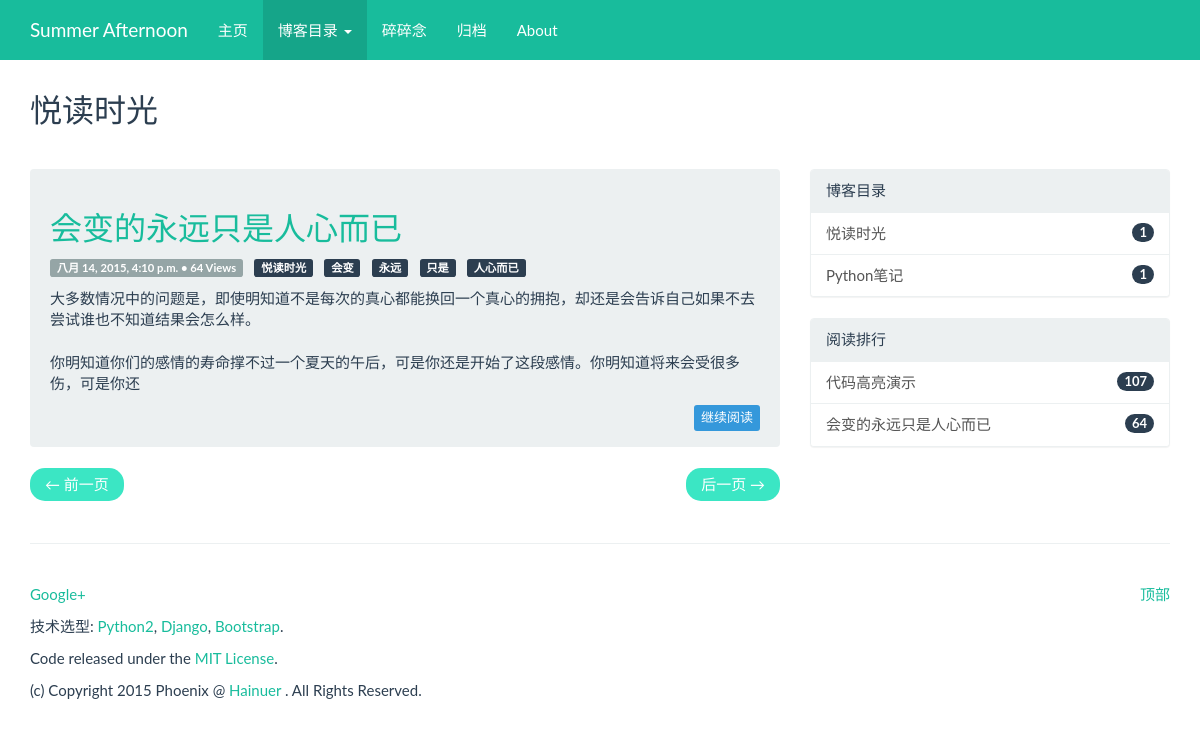
Screenshot of /duome/category/yue-du-shi-guang/ with the database file from the repository.
### duome/models.py (models this page shows, shortened)
class Category(models.Model):
    name = models.CharField(max_length=128, unique=True)
    simple_name = models.CharField(max_length=128, blank=True, unique=True)
    views = models.IntegerField(default=0)

class Article(models.Model):
    category = models.ForeignKey(Category)
    title    = models.CharField(max_length=256)
    tags     = models.CharField(max_length=128, blank=True, help_text='请使用空格将标签分隔开')
    content  = models.TextField(verbose_name = '')
    pub_date = models.DateTimeField(default=timezone.now)
    views    = models.IntegerField(default=0)
    breviary = models.TextField(max_length=128, blank=True, verbose_name='')
    uuid = models.CharField(max_length=36)
    def was_published_recently(self):
        return self.pub_date >= timezone.now() - datetime.timedelta(days=1)
    was_published_recently.admin_order_field = 'pub_date'
    was_published_recently.boolean = True
    was_published_recently.short_description = 'Published recently ?'

### duome/views.py (the view)
# urls.py: url(r'^category/(?P<simple_name>[\w\-]+)/$', views.category, name='category'),
def category(request, simple_name):
    categories = Category.objects.all()
    title = simple_name
    for idx in range(0, len(categories)):
        categories[idx].nums = len(Article.objects.filter(category=categories[idx]))
    top_articles = Article.objects.all().order_by('-views')[:10]
    ctx_dict = {
        'categories': categories,
        'activate_menu': '2',
        'top_articles': top_articles,
    }
    try:
        curt_category = Category.objects.get(simple_name=simple_name)
        if curt_category:
            articles = Article.objects.filter(category=curt_category).order_by('-pub_date')
            paginator = Paginator(articles, 5)
            page = request.GET.get('page')
            try:
                articles = paginator.page(page)
            except PageNotAnInteger:
                articles = paginator.page(1)
            except EmptyPage:
                articles = paginator.page(paginator.num_pages)
            articles = getTagsArticles(articles)
            ctx_dict['articles'] = articles
            ctx_dict['curt_category'] = curt_category
            title = curt_category.name
    except Category.DoesNotExist:
        pass
    ctx_dict['title'] = title
    return render(request, 'duome/category.html', ctx_dict)

### duome/views.py (called while the page is built)
def getTagsArticle(article):
    if len(article.tags) > 0:
        tag_li = []
        for tag in article.tags.split(' '):
            tag_li.append(tag)
        return tag_li

def getTagsArticles(articles):
    for idx in range(0, len(articles)):
        articles[idx].tag_li = getTagsArticle(articles[idx])
    return articles

### templates/duome/category.html (shortened to what this page needs)
{% extends 'duome_base.html' %}
{% block main_body %}
{% if curt_category %}
<div class="row">
	<div class="col-lg-12">
		<div class="page-header">
			<h2>{{ curt_category.name }}</h2>
		</div>
	</div>
</div>
<div class="row">
	<div class="col-lg-8">
		{% if articles %}
		{% for article in articles %}
		<div class="well">
			<h2><a href="{% url 'duome:post' article.uuid %}">{{ article.title }}</a></h2>
			<p>
				<span class="label label-default">{{ article.pub_date }} • {{ article.views }} Views</span> &nbsp;
				<a href="{% url 'duome:category' article.category.simple_name %}" class="label label-primary">{{ article.category.name }}</a> &nbsp;
				{% for tag in article.tag_li %}
				<a href="{% url 'duome:tag' tag %}" class="label label-primary">{{ tag }}</a> &nbsp;
				{% endfor %}
			</p>
			<p>{{ article.breviary | safe }}</p>
			<p><a href="{% url 'duome:post' article.uuid %}" class="btn btn-xs btn-info pull-right">继续阅读</a></p>
			<br />
		</div>
		{% endfor %}
		{% else %}
		<div class="well">
			<h4>对不起, 当前目录下没有发布过博客. 请前往管理中心添加吧!</h4>
		</div>
		{% endif %}
		<div>
			<ul class="pager">
				{% if articles.has_previous %}
				<li class="previous"><a href="{% url 'duome:category' curt_category.simple_name %}?page={{ articles.previous_page_number }}">← 前一页</a></li>
				{% else %}
				<li class="previous disabled"><a href="#">← 前一页</a></li>
				{% endif %}
				{% if articles.has_next %}
				<li class="next"><a href="{% url 'duome:category' curt_category.simple_name %}?page={{ articles.next_page_number }}">后一页 →</a></li>
				{% else %}
				<li class="next disabled"><a href="#">后一页 →</a></li>
				{% endif %}
			</ul>
		</div>
	</div>
	<div class="col-lg-4">
		<div class="panel panel-default">
  			<div class="panel-heading">博客目录</div>
			<div class="list-group">
				{% if categories %}
				{% for category in categories %}
				<a href="{% url 'duome:category' category.simple_name %}" class="list-group-item">
					<span class="badge">{{ category.nums }}</span>
					{{ category.name }}
				</a>
				{% endfor %}
				{% else %}
				<a href="#" class="list-group-item">
					<span class="badge">0</span>
					<h4 class="list-group-item-heading">对不起, 博客目录为空. 请前往管理中心添加吧!</h4>
					<p class="list-group-item-text">Soory, There isn't Blog can load.</p>
				</a>
				{% endif %}
			</div>
		</div>
		<div class="panel panel-default">
  			<div class="panel-heading">阅读排行</div>
			<div class="list-group">
				{% if top_articles %}
				{% for article in top_articles %}
				<a href="{% url 'duome:post' article.uuid %}" class="list-group-item">
					<span class="badge">{{ article.views }}</span>
					{{ article.title }}
				</a>
				{% endfor %}
				{% else %}
				<a href="#" class="list-group-item">
					<span class="badge">0</span>
					<h4 class="list-group-item-heading">对不起, 当前站点还没有发布过博客. 请前往管理中心添加吧!</h4>
					<p class="list-group-item-text">Soory, There isn't Blog can load.</p>
				</a>
				{% endif %}
			</div>
		</div>
	</div>
</div>
{% endif %}
{% endblock %}

### rows the page displays
Category: name "悦读时光", nums "1"
Article: title "会变的永远只是人心而已", pub_date "八月 14, 2015, 4:10 p.m.", views "64", category.name "悦读时光", tag_li "会变" "永远" "只是" "人心而已", breviary "大多数情况中的问题是，即使明知道不是每次的真心都能换回一个真心的拥抱，却还是会告诉自己如果不去尝试谁也不知道结果会怎么样。 你明知道你们的感情的寿命撑不过一个夏天的午后，可是你还是开始了这段感情。你明知道将来会受很多伤，可是你还"
Category: nums "1", name "Python笔记"
Article: views "107", title "代码高亮演示"
